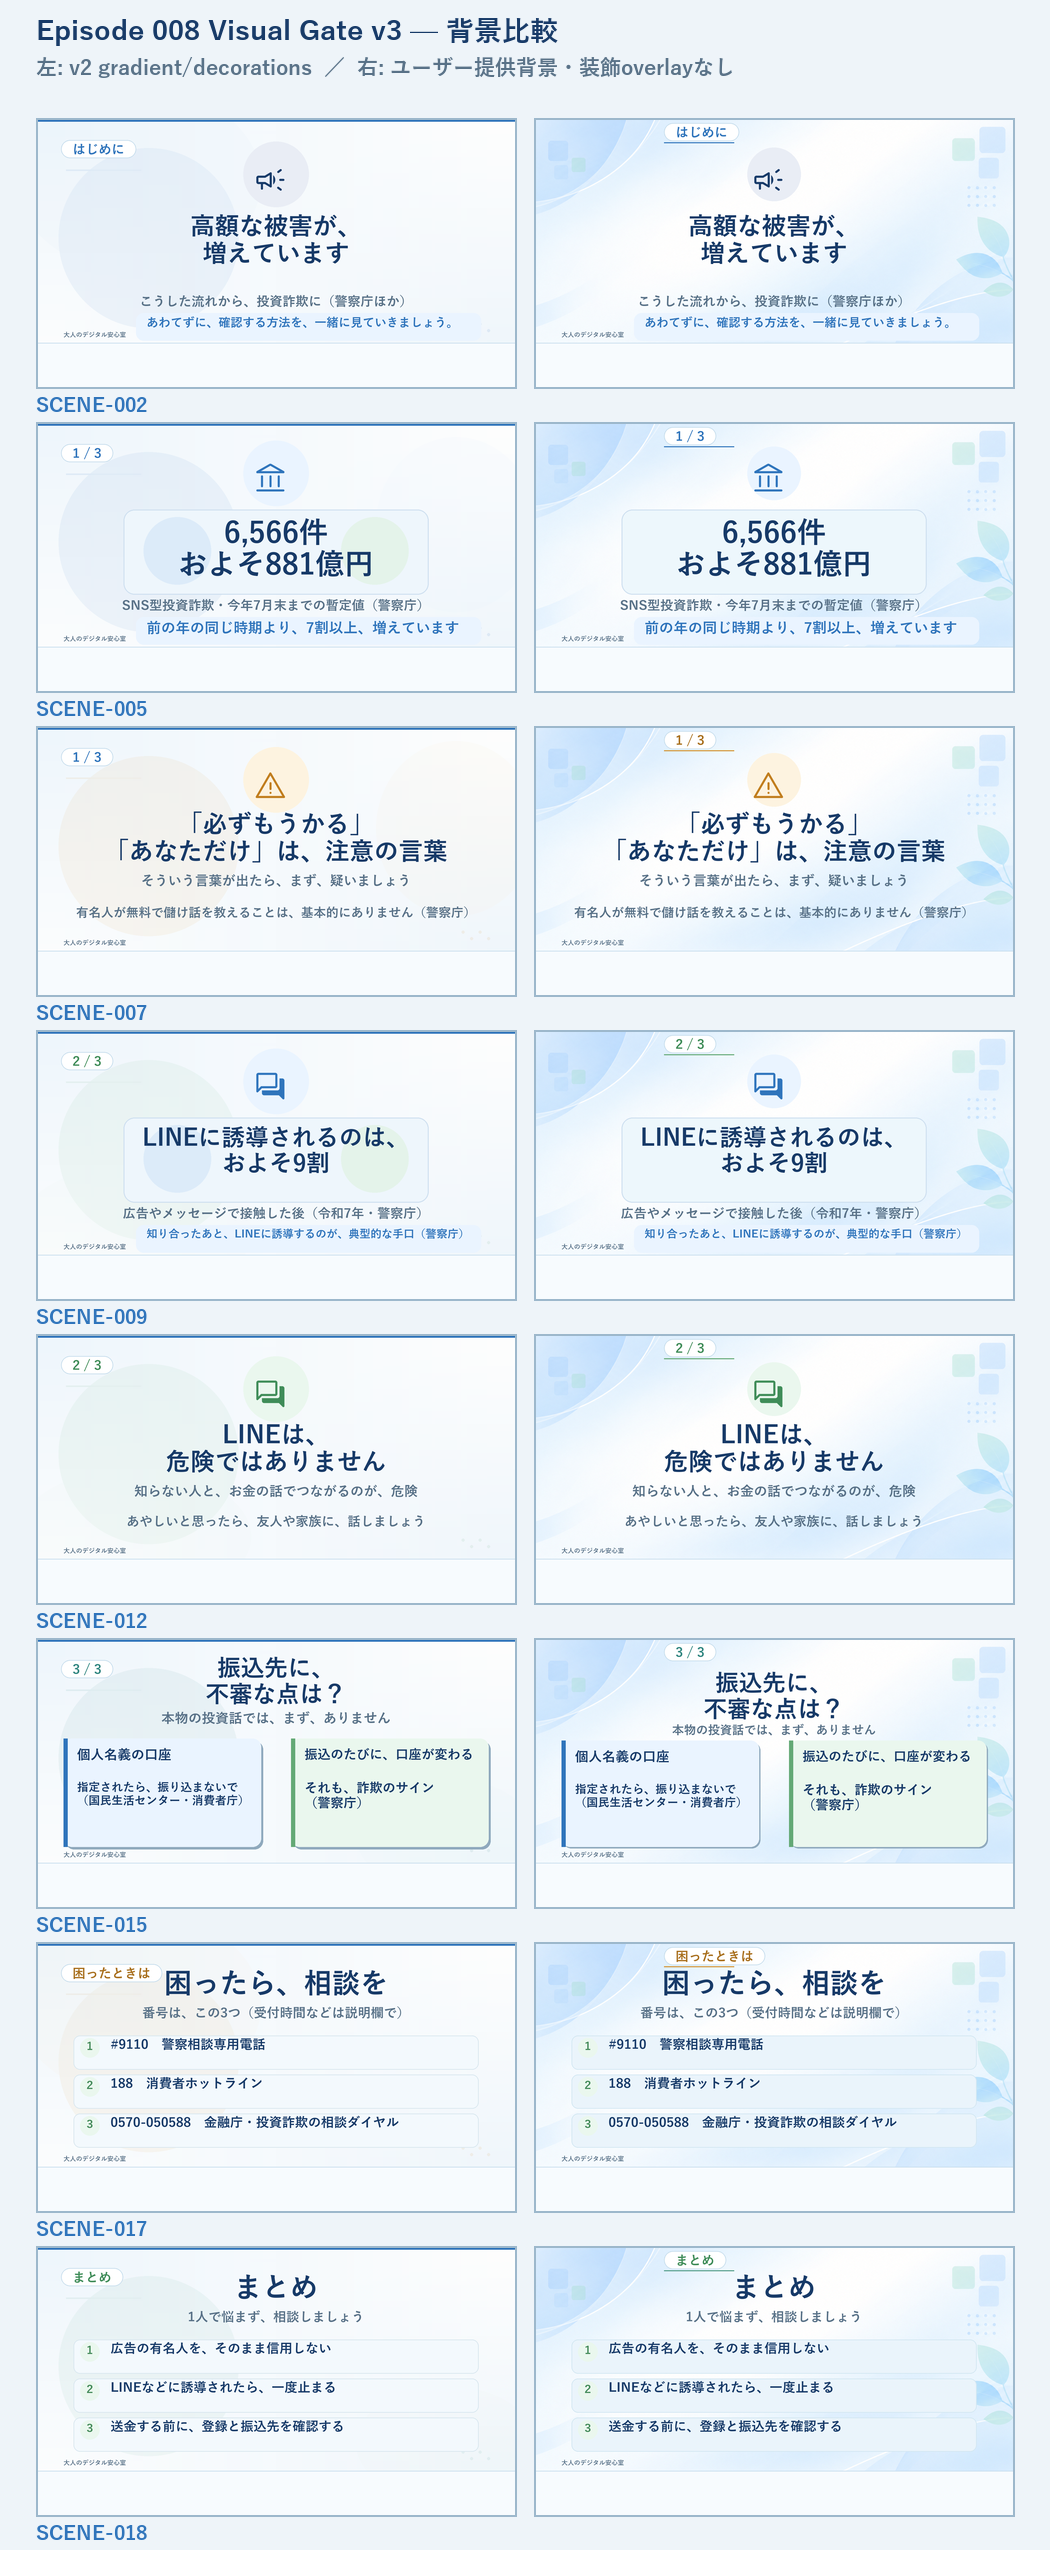

Write the Python code that produced this figure.
# -*- coding: utf-8 -*-
"""Create the Episode 008 v2 vs user-background visual comparison."""
from __future__ import annotations

from pathlib import Path

from PIL import Image, ImageDraw, ImageFont, ImageOps


BASE = Path(__file__).resolve().parent
V2_DIR = BASE.parent / "rendered_final_scenes"
V3_DIR = BASE.parent / "rendered_final_scenes_v3"
OUTPUT = BASE / "background_before_after.png"
TARGETS = [2, 5, 7, 9, 12, 15, 17, 18]
THUMB_SIZE = (480, 270)
GAP = 18
SIDE = 36
HEADER = 94
LABEL_H = 34


def font(size: int) -> ImageFont.FreeTypeFont | ImageFont.ImageFont:
    for candidate in ("C:/Windows/Fonts/YuGothB.ttc", "C:/Windows/Fonts/meiryob.ttc"):
        try:
            return ImageFont.truetype(candidate, size)
        except OSError:
            pass
    return ImageFont.load_default()


def main() -> None:
    width = SIDE * 2 + THUMB_SIZE[0] * 2 + GAP
    row_height = THUMB_SIZE[1] + LABEL_H
    height = HEADER + 24 + len(TARGETS) * row_height
    sheet = Image.new("RGB", (width, height), "#eef4f9")
    draw = ImageDraw.Draw(sheet)
    draw.text((SIDE, 16), "Episode 008 Visual Gate v3 — 背景比較", font=font(28), fill="#173a68")
    draw.text((SIDE, 56), "左: v2 gradient/decorations  ／  右: ユーザー提供背景・装飾overlayなし", font=font(21), fill="#587187")
    y = HEADER + 24
    for scene_id in TARGETS:
        for directory, x in ((V2_DIR, SIDE), (V3_DIR, SIDE + THUMB_SIZE[0] + GAP)):
            path = directory / f"scene_{scene_id:03d}.png"
            if not path.exists():
                raise FileNotFoundError(path)
            with Image.open(path) as source:
                thumb = ImageOps.fit(source.convert("RGB"), THUMB_SIZE, method=Image.Resampling.LANCZOS)
            sheet.paste(thumb, (x, y))
            draw.rectangle((x, y, x + THUMB_SIZE[0], y + THUMB_SIZE[1]), outline="#9db8cc", width=2)
        draw.text((SIDE, y + THUMB_SIZE[1] + 6), f"SCENE-{scene_id:03d}", font=font(20), fill="#2f74bb")
        y += row_height
    OUTPUT.parent.mkdir(parents=True, exist_ok=True)
    sheet.save(OUTPUT, "PNG")
    print(f"saved {OUTPUT} {sheet.size[0]}x{sheet.size[1]}")


if __name__ == "__main__":
    main()
